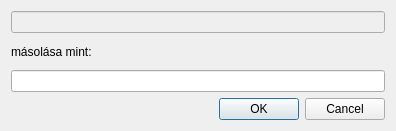
<?xml version="1.0" encoding="UTF-8"?>
<ui version="4.0">
 <class>MasolDialog</class>
 <widget class="QDialog" name="MasolDialog">
  <property name="geometry">
   <rect>
    <x>0</x>
    <y>0</y>
    <width>396</width>
    <height>131</height>
   </rect>
  </property>
  <property name="windowTitle">
   <string>Másolás</string>
  </property>
  <layout class="QGridLayout" name="gridLayout">
   <item row="0" column="0">
    <layout class="QVBoxLayout" name="verticalLayout">
     <item>
      <widget class="QLineEdit" name="eredetiLine">
       <property name="enabled">
        <bool>false</bool>
       </property>
      </widget>
     </item>
     <item>
      <widget class="QLabel" name="label">
       <property name="text">
        <string>másolása mint:</string>
       </property>
      </widget>
     </item>
     <item>
      <widget class="QLineEdit" name="ujLine"/>
     </item>
    </layout>
   </item>
   <item row="1" column="0">
    <widget class="QDialogButtonBox" name="buttonBox">
     <property name="orientation">
      <enum>Qt::Horizontal</enum>
     </property>
     <property name="standardButtons">
      <set>QDialogButtonBox::Cancel|QDialogButtonBox::Ok</set>
     </property>
    </widget>
   </item>
  </layout>
 </widget>
 <resources/>
 <connections>
  <connection>
   <sender>buttonBox</sender>
   <signal>accepted()</signal>
   <receiver>MasolDialog</receiver>
   <slot>accept()</slot>
   <hints>
    <hint type="sourcelabel">
     <x>248</x>
     <y>254</y>
    </hint>
    <hint type="destinationlabel">
     <x>157</x>
     <y>274</y>
    </hint>
   </hints>
  </connection>
  <connection>
   <sender>buttonBox</sender>
   <signal>rejected()</signal>
   <receiver>MasolDialog</receiver>
   <slot>reject()</slot>
   <hints>
    <hint type="sourcelabel">
     <x>316</x>
     <y>260</y>
    </hint>
    <hint type="destinationlabel">
     <x>286</x>
     <y>274</y>
    </hint>
   </hints>
  </connection>
 </connections>
</ui>
